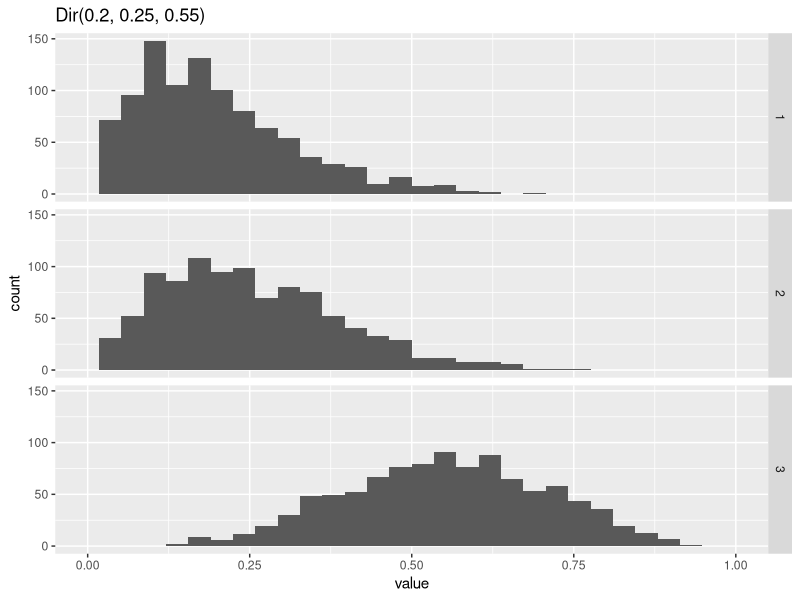
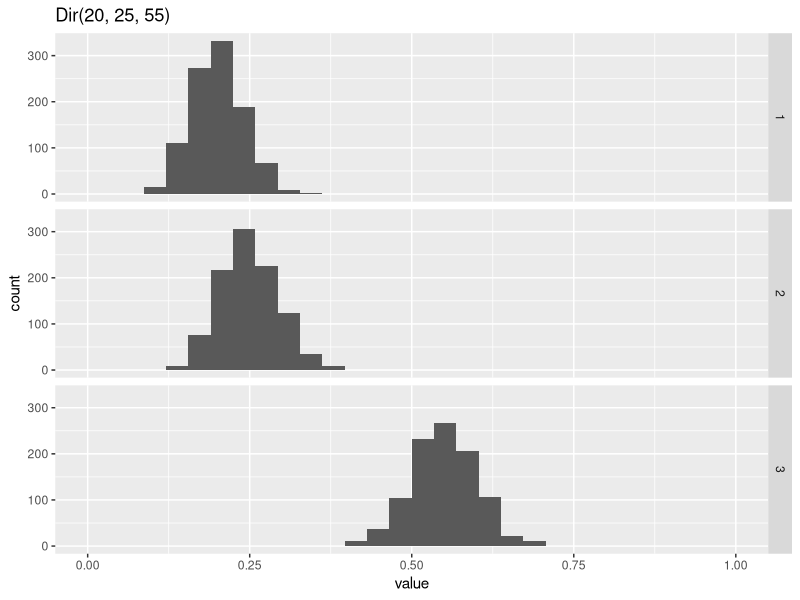

Recreate these plots in R, in order.
## ---- chunk 1
library(gtools)
library(reshape2)
library(ggplot2)
d1 <- rdirichlet(1000, c(2, 2.5, 5.5))
d2 <- rdirichlet(1000, c(20, 25, 55))
d1long <- melt(d1)
d2long <- melt(d2)
p <- ggplot(d1long, aes(value, group = Var2))+
  geom_histogram()+
  facet_grid(Var2 ~ .)+
  xlim(0, 1)+
  ggtitle('Dir(0.2, 0.25, 0.55)')

p2 <- ggplot(d2long, aes(value, group = Var2))+
  geom_histogram()+
  facet_grid(Var2 ~ .)+
  xlim(0, 1)+
  ggtitle('Dir(20, 25, 55)')

p
p2

## ---- chunk 2
df <- data.frame(question = 13, gender = 'MALE', rawConf = 4, scaleConf = 19.8181, mida2mida = 40, mida2seus = 10, mida2northern = 50)
knitr::kable(df, caption = 'Table 1. Example answers from one expert for one question in the expert elicitation conducted in June 2015.')
## ---- chunk 3
df <- data.frame(transition = c('mida2mida', 'mida2seus', 'mida2bof', 'mida2gom', 'mida2gsc', 'mida2jl', 'mida2ne', 'mida2nrth', 'mida2rb'), 
                 alpha = c(1.6, 0.4, 0.2857, 0.2857, 0.2857, 0.2857, 0.2857, 0.2857, 0.2857),
                 beta = c(2.4, 3.6, 0.2857, 0.2857, 0.2857, 0.2857, 0.2857, 0.2857, 0.2857))
knitr::kable(df, caption = 'Table 2. Marginal Beta distributions for 9 possible transitions from MIDA to other regions from January to February.')
